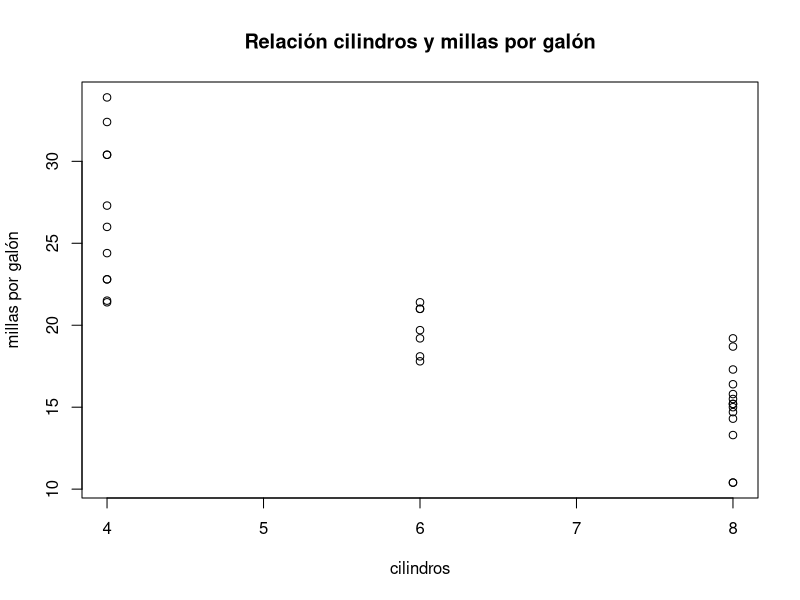
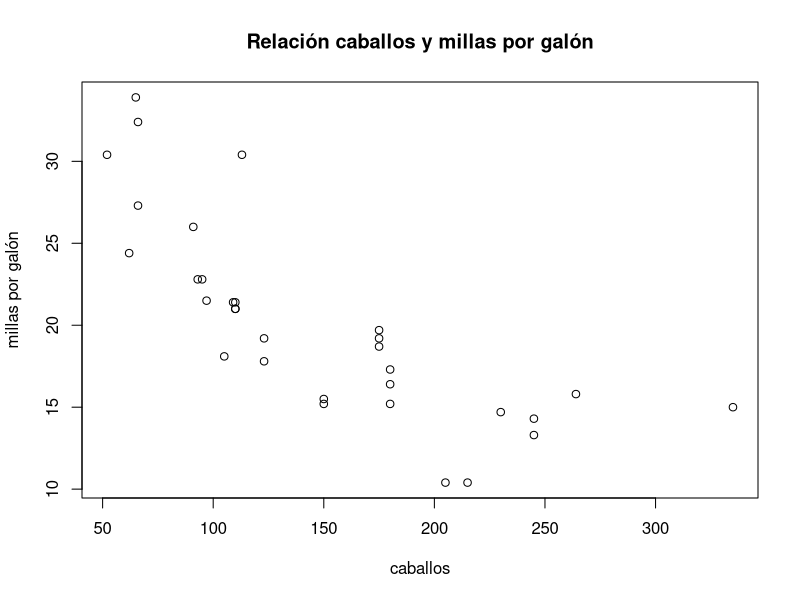

Source code (R) for these figures, in order: (Note: this script raises an error after producing the figures.)
#EDA SCATTER PLOT

plot(mtcars$mpg ~ mtcars$cyl,
     xlab = "cilindros", ylab = "millas por galón",
     main = "Relación cilindros y millas por galón")

plot(mtcars$mpg ~ mtcars$hp,
     xlab = "caballos", ylab = "millas por galón",
     main = "Relación caballos y millas por galón")
#Vemos que hay una relación inversa, es decir, hay más caballos 
#que millas por galón
plot(orange$Unemployment ~orange$Education.invest...GDP,
     xlab = "Inversión educación(%PIB",
     ylab = "Desempleo",
     main = "Relación inversión en educación y desempleo")
#Hay mucha vairación 

plot(orange$GDP.PC ~orange$Creat.Ind...GDP,
     xlab = "Aporte economía naranja %PIB",
     ylab = "PIB per Cápita",
     main = "Relación economía naranja y PIB per cápita")


#HISTOGRAMAS

hist(mtcars$hp,
     xlab='Caballos',
     main = 'Coches según caballos')

#Libreria ggplot2

ggplot(mtcars, aes(x=hp))+
  geom_histogram()+
  labs(x = 'Caballos', y = 'Cantidad de coches',
       title = 'Caballos en los coches')+
  theme(legend.position = 'none')+
  theme(panel.background = element_blank(),
        panel.grid.major = element_blank(),
        panel.grid.minor = element_blank())



ggplot(mtcars, aes(x=hp))+
  geom_histogram(binwidth = 30)
  labs(x = 'Caballos', y = 'Cantidad de coches',
       title = 'Caballos en los coches')+
  theme(legend.position = 'none')+
  theme(panel.background = element_blank(),
        panel.grid.major = element_blank(),
        panel.grid.minor = element_blank())
  

ggplot()+geom_histogram(data=mtcars,
                        aes(x=hp), fill = 'blue', 
                        color = 'red',
                        binwidth = 20)+
  labs(x = 'Caballos', y = 'Cantidad de coches',
       title = 'Caballos en los coches')+
  xlim(c(80,280))+
  theme(legend.position = 'none')+
  theme(panel.background = element_blank(),
        panel.grid.major = element_blank(),
        panel.grid.minor = element_blank())
  
  
